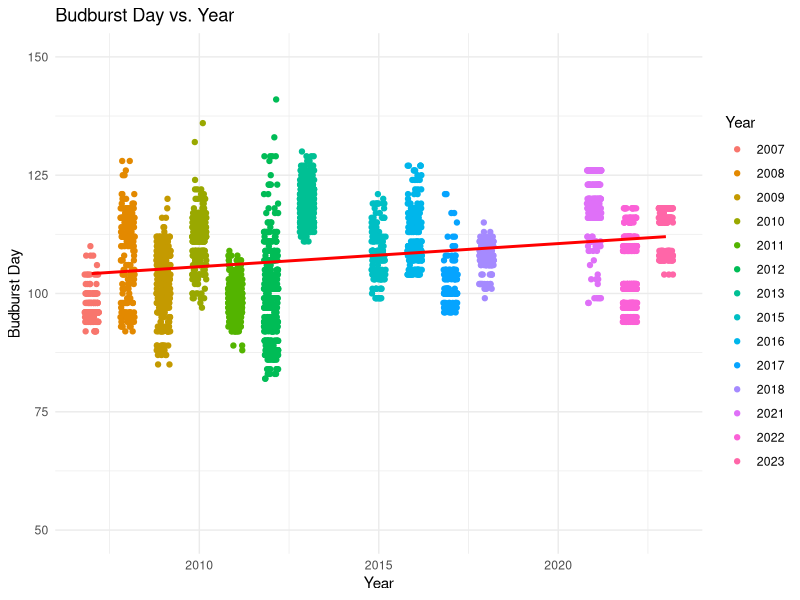
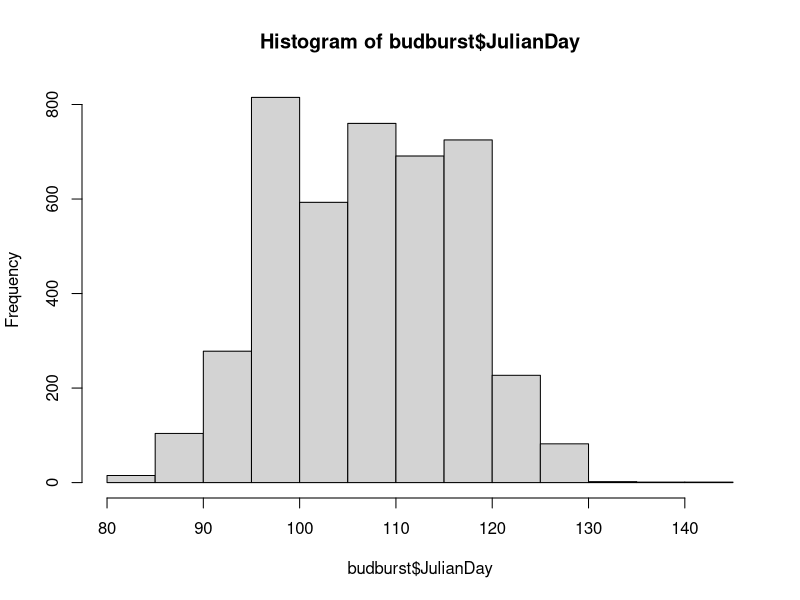
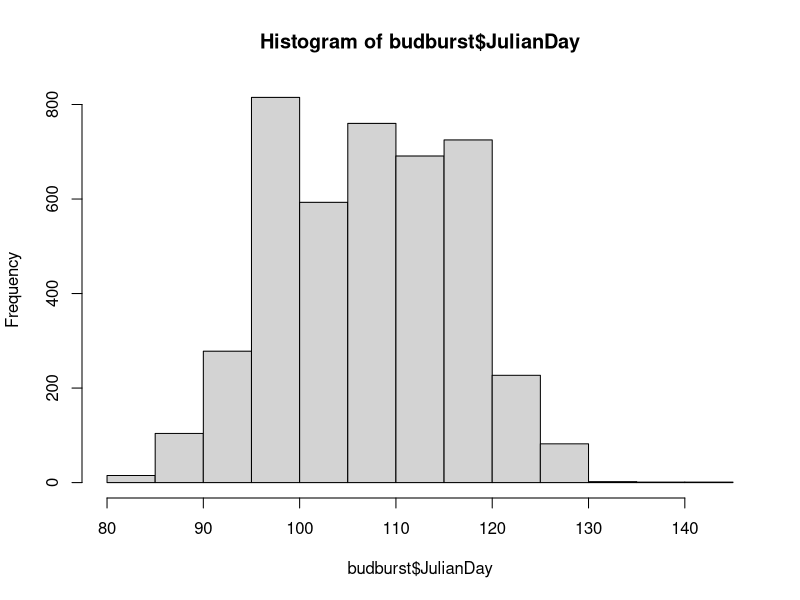
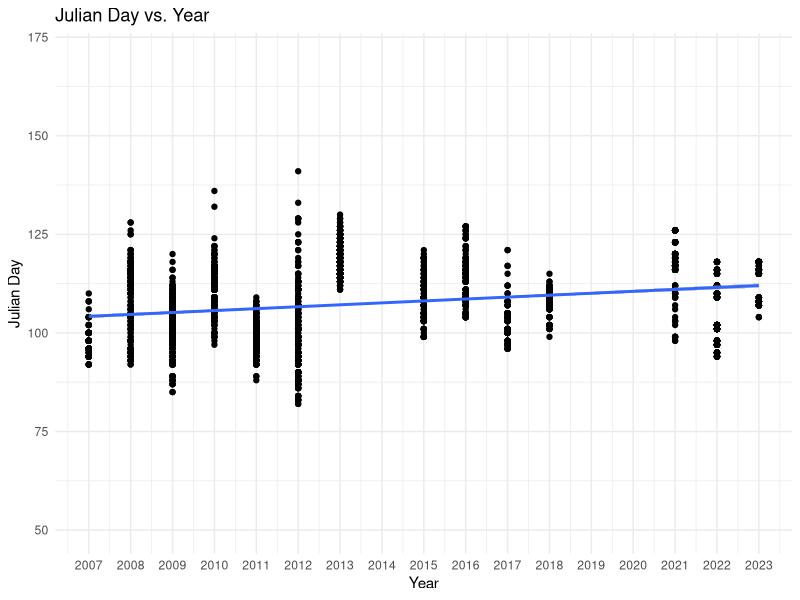
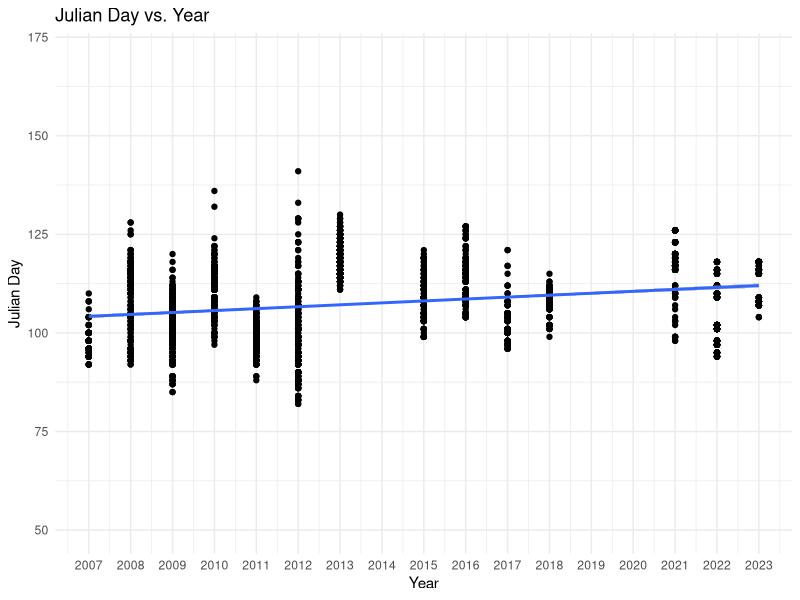

Write R code to recreate these figures, in order.
#!/usr/bin/env Rscript
# Author: Sebastian Dohne <sed24@ic.ac.uk>


#############################REFIT MODEL WITH ADJUSTED TREE IDS WHERE TREES ARE NOT SINGLE




#########requirements################
require(ggplot2)
library(lme4)


budburst <-read.csv("../data/budburstrepeatability.csv")

#M1 <- glm(JulianDay ~ Year, data = budburst, family = "gaussian")


ggplot(budburst, aes(x = Year, y = JulianDay)) +
  geom_jitter(width = 0.2, height = 0, aes(color = as.factor(Year))) +  # Adds jitter and colors each year differently
  geom_smooth(method = "lm", color = "RED", se = FALSE) +
  labs(x = "Year", y = "Budburst Day", title = "Budburst Day vs. Year", color = "Year") +
  scale_y_continuous(limits = c(50, 150)) +
  theme_minimal()



M_repeat_filtered <- lmer(JulianDay ~ Year + (1 | TreeID), data = budburst)

hist(budburst$JulianDay)

VarCorr(M_repeat_filtered)

summary(M_repeat_filtered)
hist(budburst$JulianDay)

p <- ggplot(budburst, aes(x = Year, y = JulianDay)) +
  geom_point() +  # plot data points
  geom_smooth(method = "glm", formula = y ~ x, method.args = list(family = "gaussian"), se = TRUE) +
  labs(title = "Julian Day vs. Year", x = "Year", y = "Julian Day") +
  scale_x_continuous(breaks = seq(min(budburst$Year), max(budburst$Year), by = 1)) +  # show each year
  scale_y_continuous(limits = c(50, 170)) +  # set y-axis from 0 to 365
  theme_minimal()

# Print the plot
print(p)

  

print(p)
